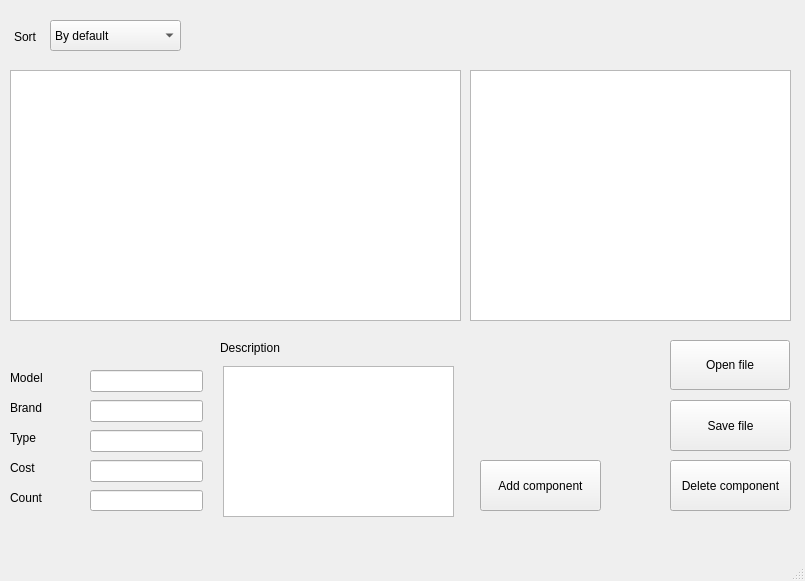
<?xml version="1.0" encoding="UTF-8"?>
<ui version="4.0">
 <class>MainWindow</class>
 <widget class="QMainWindow" name="MainWindow">
  <property name="geometry">
   <rect>
    <x>0</x>
    <y>0</y>
    <width>805</width>
    <height>581</height>
   </rect>
  </property>
  <property name="windowTitle">
   <string>MainWindow</string>
  </property>
  <property name="animated">
   <bool>true</bool>
  </property>
  <widget class="QWidget" name="centralwidget">
   <widget class="QPushButton" name="pushButton">
    <property name="geometry">
     <rect>
      <x>670</x>
      <y>340</y>
      <width>120</width>
      <height>50</height>
     </rect>
    </property>
    <property name="text">
     <string>Open file</string>
    </property>
   </widget>
   <widget class="QPushButton" name="pushButton_2">
    <property name="geometry">
     <rect>
      <x>670</x>
      <y>460</y>
      <width>121</width>
      <height>51</height>
     </rect>
    </property>
    <property name="text">
     <string>Delete component</string>
    </property>
   </widget>
   <widget class="QPushButton" name="pushButton_3">
    <property name="geometry">
     <rect>
      <x>670</x>
      <y>400</y>
      <width>121</width>
      <height>51</height>
     </rect>
    </property>
    <property name="text">
     <string>Save file</string>
    </property>
   </widget>
   <widget class="QPushButton" name="addComponentBttn">
    <property name="geometry">
     <rect>
      <x>480</x>
      <y>460</y>
      <width>121</width>
      <height>51</height>
     </rect>
    </property>
    <property name="text">
     <string>Add component</string>
    </property>
   </widget>
   <widget class="QTextEdit" name="textEdit">
    <property name="geometry">
     <rect>
      <x>470</x>
      <y>70</y>
      <width>321</width>
      <height>251</height>
     </rect>
    </property>
    <property name="locale">
     <locale language="English" country="Ghana"/>
    </property>
    <property name="readOnly">
     <bool>false</bool>
    </property>
   </widget>
   <widget class="QComboBox" name="comboBox">
    <property name="geometry">
     <rect>
      <x>50</x>
      <y>20</y>
      <width>131</width>
      <height>31</height>
     </rect>
    </property>
    <item>
     <property name="text">
      <string>By default</string>
     </property>
    </item>
    <item>
     <property name="text">
      <string>Ascending price</string>
     </property>
    </item>
    <item>
     <property name="text">
      <string>Descending price</string>
     </property>
    </item>
   </widget>
   <widget class="QListWidget" name="listWidget">
    <property name="geometry">
     <rect>
      <x>10</x>
      <y>70</y>
      <width>451</width>
      <height>251</height>
     </rect>
    </property>
   </widget>
   <widget class="QLabel" name="label_6">
    <property name="geometry">
     <rect>
      <x>10</x>
      <y>460</y>
      <width>55</width>
      <height>16</height>
     </rect>
    </property>
    <property name="text">
     <string>Cost</string>
    </property>
   </widget>
   <widget class="QLabel" name="label_2">
    <property name="geometry">
     <rect>
      <x>10</x>
      <y>400</y>
      <width>55</width>
      <height>16</height>
     </rect>
    </property>
    <property name="text">
     <string>Brand</string>
    </property>
   </widget>
   <widget class="QLabel" name="label_4">
    <property name="geometry">
     <rect>
      <x>10</x>
      <y>430</y>
      <width>55</width>
      <height>16</height>
     </rect>
    </property>
    <property name="text">
     <string>Type</string>
    </property>
   </widget>
   <widget class="QLabel" name="label">
    <property name="geometry">
     <rect>
      <x>10</x>
      <y>370</y>
      <width>55</width>
      <height>16</height>
     </rect>
    </property>
    <property name="text">
     <string>Model</string>
    </property>
   </widget>
   <widget class="QLabel" name="label_3">
    <property name="geometry">
     <rect>
      <x>220</x>
      <y>340</y>
      <width>91</width>
      <height>16</height>
     </rect>
    </property>
    <property name="text">
     <string>Description</string>
    </property>
   </widget>
   <widget class="QLabel" name="label_5">
    <property name="geometry">
     <rect>
      <x>10</x>
      <y>490</y>
      <width>55</width>
      <height>16</height>
     </rect>
    </property>
    <property name="text">
     <string>Count</string>
    </property>
   </widget>
   <widget class="QLineEdit" name="lineEdit_model">
    <property name="geometry">
     <rect>
      <x>90</x>
      <y>370</y>
      <width>113</width>
      <height>22</height>
     </rect>
    </property>
   </widget>
   <widget class="QLineEdit" name="lineEdit_brand">
    <property name="geometry">
     <rect>
      <x>90</x>
      <y>400</y>
      <width>113</width>
      <height>22</height>
     </rect>
    </property>
   </widget>
   <widget class="QLineEdit" name="lineEdit_cost">
    <property name="geometry">
     <rect>
      <x>90</x>
      <y>460</y>
      <width>113</width>
      <height>22</height>
     </rect>
    </property>
   </widget>
   <widget class="QLineEdit" name="lineEdit_type">
    <property name="geometry">
     <rect>
      <x>90</x>
      <y>430</y>
      <width>113</width>
      <height>22</height>
     </rect>
    </property>
   </widget>
   <widget class="QLineEdit" name="lineEdit_count">
    <property name="geometry">
     <rect>
      <x>90</x>
      <y>490</y>
      <width>113</width>
      <height>21</height>
     </rect>
    </property>
   </widget>
   <widget class="QPlainTextEdit" name="plainTextEdit">
    <property name="geometry">
     <rect>
      <x>223</x>
      <y>366</y>
      <width>231</width>
      <height>151</height>
     </rect>
    </property>
   </widget>
   <widget class="QLabel" name="label_7">
    <property name="geometry">
     <rect>
      <x>14</x>
      <y>26</y>
      <width>61</width>
      <height>21</height>
     </rect>
    </property>
    <property name="text">
     <string>Sort</string>
    </property>
   </widget>
  </widget>
  <widget class="QMenuBar" name="menubar">
   <property name="geometry">
    <rect>
     <x>0</x>
     <y>0</y>
     <width>805</width>
     <height>26</height>
    </rect>
   </property>
  </widget>
  <widget class="QStatusBar" name="statusbar"/>
 </widget>
 <resources/>
 <connections/>
</ui>
